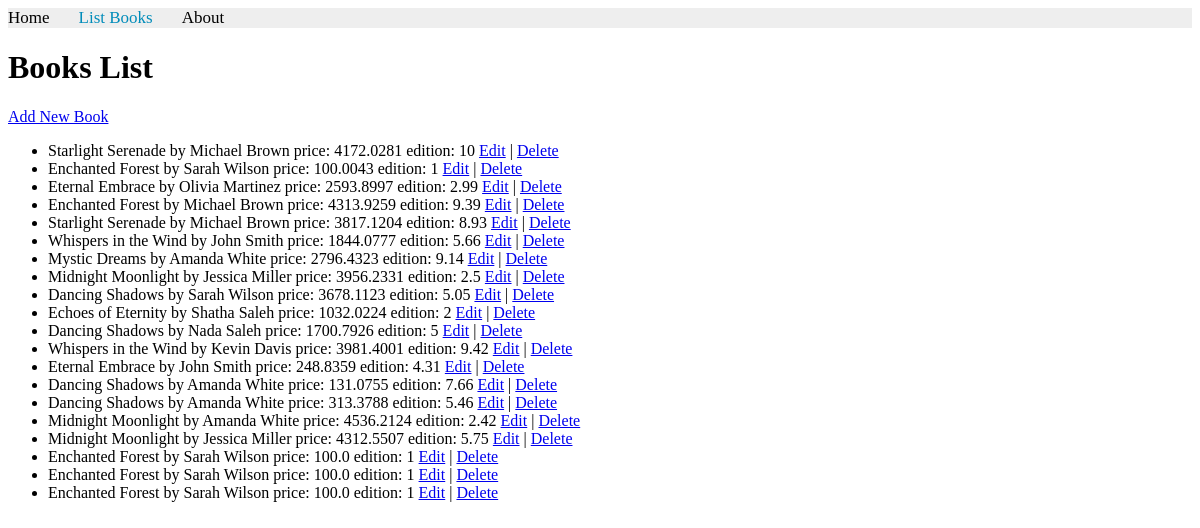
Page /books/list_books/ on the committed database.
### apps/bookmodule/models.py (models this page shows)
class Book(models.Model):
    title = models.CharField(max_length = 50)
    author = models.CharField(max_length = 50)
    price = models.FloatField(default = 0.0)
    edition = models.SmallIntegerField(default = 1)

### apps/bookmodule/views.py (the view)
# urls.py: path('list_books/', views.list_books, name= "books.list_books"),
def list_books(request):
    books = Book.objects.all()
    return render(request, 'bookmodule/listbooks.html', {'books': books})

### apps/templates/bookmodule/listbooks.html (shortened to what this page needs)
{% extends "bookmodule/layouts/base.html" %}
{% load static %}
{% block content %}
<h1>Books List</h1>
    <a href="{% url 'add_book' %}">Add New Book</a>
    <ul>
        {% for book in books %}
            <li>
                {{ book.title }} by {{ book.author }} price: {{ book.price }} edition: {{book.edition}}
                <a href="{% url 'edit_book' book.id %}">Edit</a> |
                <a href="{% url 'delete_book' book.id %}">Delete</a>
            </li>
        {% empty %}
            <li>No books available.</li>
        {% endfor %}
    </ul>
{% endblock content %}

### rows in the picture
Book: title "Starlight Serenade", author "Michael Brown", price "4172.0281", edition "10"
Book: title "Enchanted Forest", author "Sarah Wilson", price "100.0043", edition "1"
Book: title "Eternal Embrace", author "Olivia Martinez", price "2593.8997", edition "2.99"
Book: title "Enchanted Forest", author "Michael Brown", price "4313.9259", edition "9.39"
Book: title "Starlight Serenade", author "Michael Brown", price "3817.1204", edition "8.93"
Book: title "Whispers in the Wind", author "John Smith", price "1844.0777", edition "5.66"
Book: title "Mystic Dreams", author "Amanda White", price "2796.4323", edition "9.14"
Book: title "Midnight Moonlight", author "Jessica Miller", price "3956.2331", edition "2.5"
Book: title "Dancing Shadows", author "Sarah Wilson", price "3678.1123", edition "5.05"
Book: title "Echoes of Eternity", author "Shatha Saleh", price "1032.0224", edition "2"
Book: title "Dancing Shadows", author "Nada Saleh", price "1700.7926", edition "5"
Book: title "Whispers in the Wind", author "Kevin Davis", price "3981.4001", edition "9.42"
Book: title "Eternal Embrace", author "John Smith", price "248.8359", edition "4.31"
Book: title "Dancing Shadows", author "Amanda White", price "131.0755", edition "7.66"
Book: title "Dancing Shadows", author "Amanda White", price "313.3788", edition "5.46"
Book: title "Midnight Moonlight", author "Amanda White", price "4536.2124", edition "2.42"
Book: title "Midnight Moonlight", author "Jessica Miller", price "4312.5507", edition "5.75"
Book: title "Enchanted Forest", author "Sarah Wilson", price "100.0", edition "1"
Book: title "Enchanted Forest", author "Sarah Wilson", price "100.0", edition "1"
Book: title "Enchanted Forest", author "Sarah Wilson", price "100.0", edition "1"
